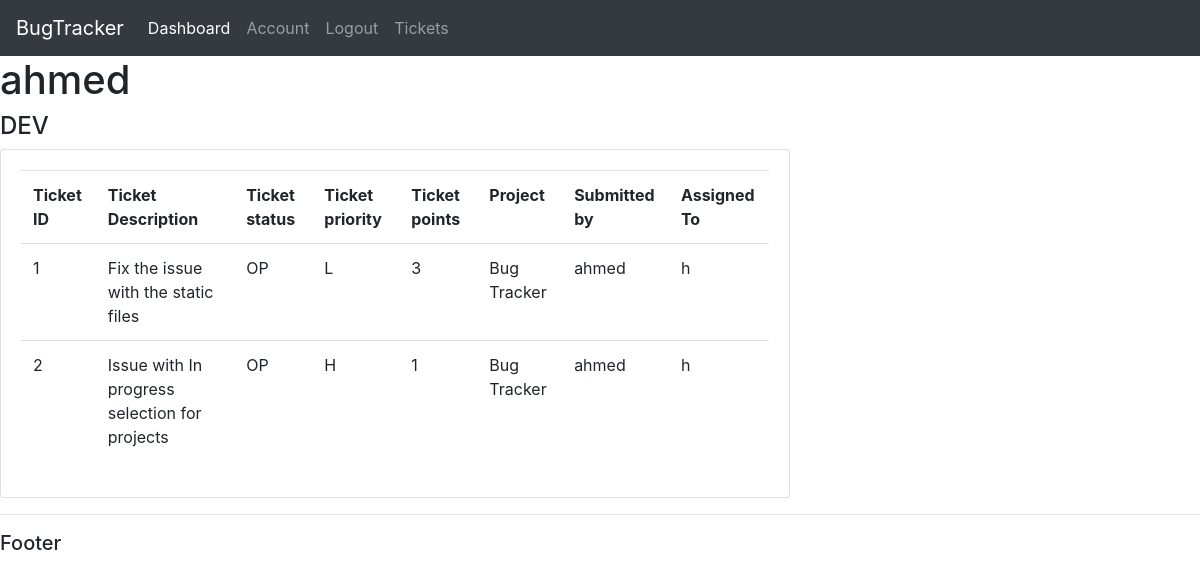
Before: /user/1/ with the older database file.
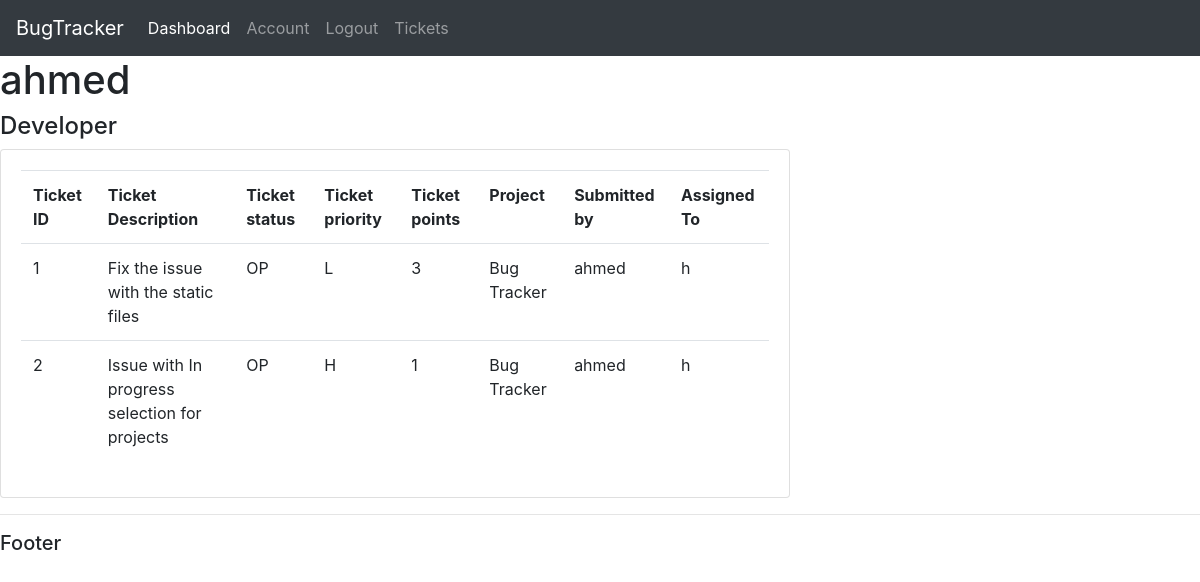
After: the same page with the newer database file.
### accounts/models.py (models this page shows, shortened)
class DevUser(models.Model):
    class UserRoles(models.TextChoices):
        Developer = 'Developer', "DEV"
        Senior = 'Senior', "SEN"
        Admin = 'Admin', "ADM"
    UserId = models.AutoField(primary_key=True)
    UserName = models.CharField(max_length=26)
    UserEmail = models.EmailField(max_length=60)
    UserPassword = models.CharField(max_length=16)
    UserPoints = models.IntegerField(default=0)
    UserRole = models.TextField(max_length=12, choices=UserRoles.choices, null=True)
    UserProject = models.ManyToManyField(Project, blank=True)
    def __str__(self):
        return self.UserName

class Ticket(models.Model):
    class TPriority(models.TextChoices):
        VHigh = 'VH', "Very Important"
        High = 'H', "Important"
        Medium = 'M', "Medium"
        Low = 'L', "Low"
    class TStatus(models.TextChoices):
        Open = 'OP', "Open"
        Pending = 'PE', "Pending"
        Closed = 'CL', "Closed"
    TicketId = models.AutoField(primary_key=True)
    TicketDescription = models.CharField(max_length=255)
    TicketStatus = models.CharField(max_length=20, choices=TStatus.choices )
    TicketPriority = models.CharField(max_length=16,choices=TPriority.choices)
    TicketPoints = models.IntegerField(default=1,
                                       validators=[MaxValueValidator(10),
                                                   MinValueValidator(1)
    ])
    TicketProject = models.ForeignKey(Project, on_delete=models.CASCADE, related_name="tproject")
    ticketassignedto = models.ForeignKey(DevUser, on_delete=models.DO_NOTHING, related_name="assignedto", default=None, null=True, blank=True)
    TicketSubmittedBy = models.ForeignKey(DevUser, on_delete=models.DO_NOTHING, related_name="Ticket_submitted_by", default=None)

class Project(models.Model):
    class PStatus(models.TextChoices):
        Finished = 'FI', "Finished"
        InProgress = 'IP', "InProgress"
        ComingUp = 'CU', "Coming Up"
    ProjectId = models.AutoField(primary_key=True)
    ProjectName = models.CharField(max_length=30)
    ProjectDescription = models.CharField(max_length=200)
    ProjectStatus = models.CharField(max_length=20, choices=PStatus.choices)
    def __str__(self):
        return self.ProjectName

### accounts/views.py (the view)
# urls.py: path('user/<str:pk>/', views.user),
def user(request, pk):
    cuser = DevUser.objects.get(UserId=pk)
    user_tickets = cuser.assignedto.all()
    context = {'cuser': cuser, 'user_tickets':user_tickets}
    return render(request, 'accounts/user.html',context)

### accounts/templates/accounts/user.html
{% extends 'accounts/main.html' %} {% block content %}
<h1 class="user-name">{{cuser.UserName}}</h1>
<h4 class="User-role">{{cuser.UserRole}}</h4>
<div class="row">
  <div class="col-md-8">
    <div class="card">
      <div class="card-body">
        <table class="table table-md">
          <tr>
            <th>Ticket ID</th>
            <th>Ticket Description</th>
            <th>Ticket status</th>
            <th>Ticket priority</th>
            <th>Ticket points</th>
            <th>Project</th>
            <th>Submitted by</th>
            <th>Assigned To</th>
          </tr>
          {% for ticket in user_tickets %}
          <tr>
            <td>{{ ticket.TicketId}}</td>
            <td>{{ ticket.TicketDescription }}</td>
            <td>{{ ticket.TicketStatus }}</td>
            <td>{{ ticket.TicketPriority }}</td>
            <td>{{ ticket.TicketPoints }}</td>
            <td>{{ ticket.TicketProject }}</td>
            <td>{{ ticket.TicketSubmittedBy }}</td>
            <td>h</td>
          </tr>
          {% endfor %}
        </table>
      </div>
    </div>
  </div>
</div>
{% endblock %}

### accounts/templates/accounts/main.html (shortened to what this page needs)
{% load static %}
<!DOCTYPE html>
<html lang="en">
<head>
    <link rel="stylesheet" href="https://cdn.jsdelivr.net/npm/bootstrap@4.0.0/dist/css/bootstrap.min.css">
    <link rel="stylesheet" type="text/css" href="{% static '/css/main.css' %}">
</head>
<body>
    {% include 'accounts/navbar.html' %}
    {% block content %}
    {% endblock %}
    <hr>
    <h5>Footer</h5>
</body>
</html>

### accounts/templates/accounts/navbar.html (shortened to what this page needs)
<nav class="navbar navbar-expand-lg navbar-dark bg-dark">
    <a class="navbar-brand" href="#">BugTracker</a>
    <div class="collapse navbar-collapse" id="navbarNav">
      <ul class="navbar-nav">
        <li class="nav-item active">
          <a class="nav-link" href="#">Dashboard</a>
        </li>
        <li class="nav-item">
          <a class="nav-link" href="#">Account</a>
        </li>
        <li class="nav-item">
          <a class="nav-link" href="#">Logout</a>
        </li>
        <li class="nav-item">
          <a class="nav-link" href="#">Tickets</a>
        </li>
      </ul>
    </div>
  </nav>

Changed rows visible on the page:
changed DevUser "ahmed": UserRole "DEV" → "Developer"
